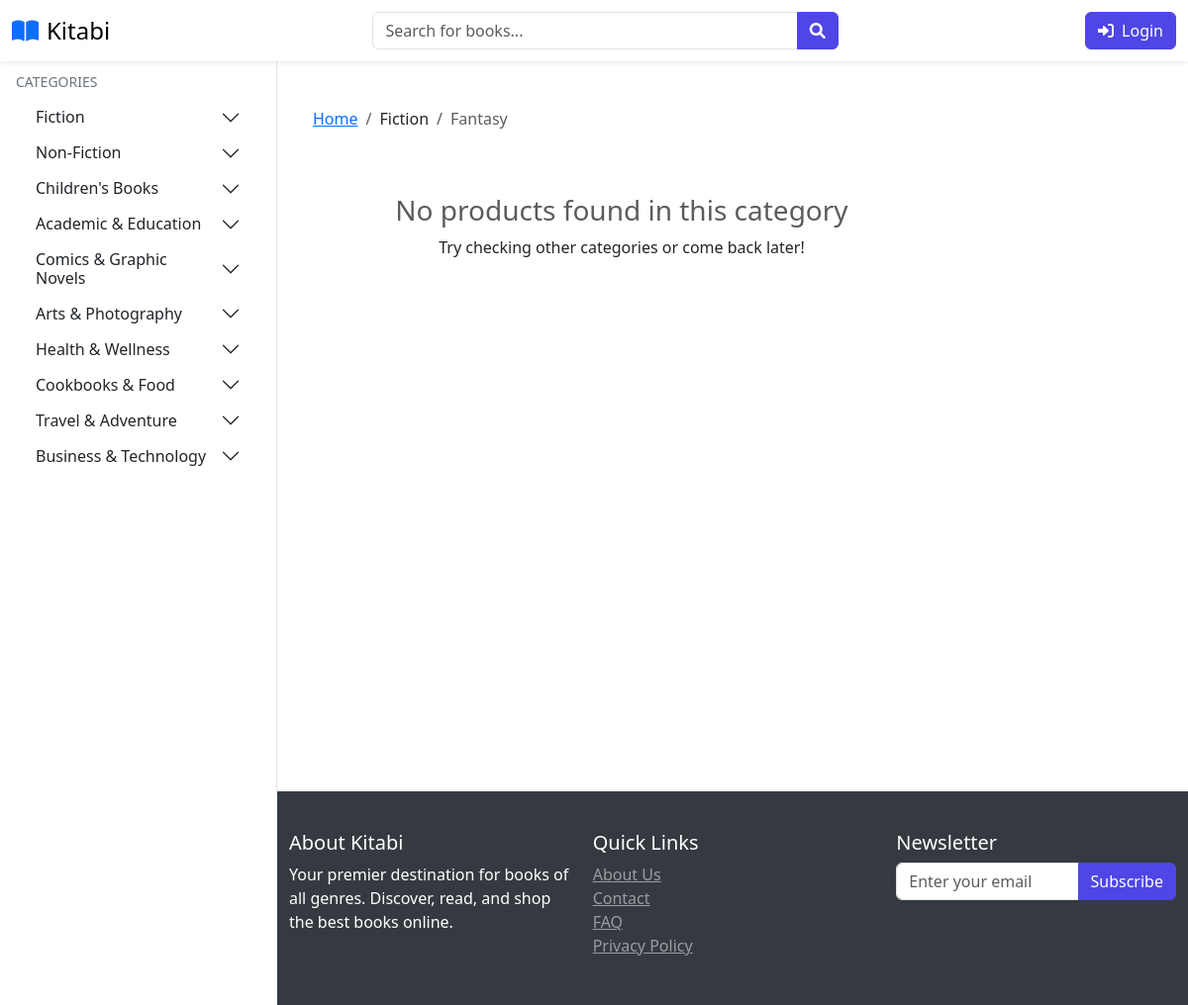
/products/Fiction/Fantasy, run on the app's committed database.
### website/models.py (models this page shows, shortened)
class Category(db.Model):
    id = db.Column(db.Integer, primary_key=True)
    name = db.Column(db.String(100), nullable=False, unique=True)
    products = db.relationship('Product', back_populates='category', lazy=True)
    subcategories = db.relationship('SubCategory', back_populates='category', lazy=True)

class SubCategory(db.Model):
    id = db.Column(db.Integer, primary_key=True)
    name = db.Column(db.String(100), nullable=False, unique=True)
    category_id = db.Column(db.Integer, db.ForeignKey('category.id'), nullable=False)
    products = db.relationship('Product', back_populates='subcategory', lazy=True)
    category = db.relationship('Category', back_populates='subcategories')

### website/views.py (the view)
@views.route('/products/<category>/<subcategory>')
def filtered_products(category, subcategory):
    category_obj = Category.query.filter_by(name=category).first_or_404()
    subcategory_obj = SubCategory.query.filter_by(
        name=subcategory,
        category_id=category_obj.id
    ).first_or_404()
    products = Product.query.filter_by(
        category_id=category_obj.id,
        subcategory_id=subcategory_obj.id
    ).all()
    cart_items = {}
    if current_user.is_authenticated:
        cart_items = {
            item.product_link: item
            for item in Cart.query.filter_by(customer_link=current_user.id).all()
        }
    categories_dict = {}
    categories = Category.query.all()
    for cat in categories:
        subcategories = [subcat.name for subcat in cat.subcategories]
        categories_dict[cat.name] = subcategories
    return render_template(
        'filtered_products.html',
        products=products,
        current_category=category,
        current_subcategory=subcategory,
        categories=categories_dict,
        cart_items=cart_items,
        cart=Cart.query.filter_by(customer_link=current_user.id).all() if current_user.is_authenticated else []
    )

### website/templates/filtered_products.html (shortened to what this page needs)
{% extends 'base.html' %}
{% block body %}
            <div class="col-lg-9 col-md-8 p-4">
                <nav aria-label="breadcrumb">
                    <ol class="breadcrumb">
                        <li class="breadcrumb-item"><a href="{{ url_for('views.home') }}">Home</a></li>
                        <li class="breadcrumb-item">{{ current_category }}</li>
                        <li class="breadcrumb-item active">{{ current_subcategory }}</li>
                    </ol>
                </nav>
                <div class="row">
                    {% if products %}
                        {% for product in products %}
                            <div class="col-lg-4 col-md-6 mb-4">
                                <div class="card h-100">
                                    <img src="{{ url_for('admin.get_image', filename=product.product_picture.split('/')[-1]) }}"
                                         class="book-card"
                                         alt="{{ product.product_name }}">
                                    <div class="card-body d-flex flex-column">
                                        <h5 class="card-title">{{ product.product_name }}</h5>
                                        <p class="card-text text-muted">{{ product.author }}</p>
                                        <div class="rating mb-2">
                                            {% for i in range(product.rating|int) %}
                                                <i class="fas fa-star text-warning"></i>
                                            {% endfor %}
                                            {% for i in range(5 - product.rating|int) %}
                                                <i class="far fa-star text-warning"></i>
                                            {% endfor %}
                                        </div>
                                        <div class="mb-3">
                                            <span class="h5 mb-0">${{ "%.2f"|format(product.current_price) }}</span>
                                        </div>
                                        {% set cart_item = cart_items.get(product.id) %}
                                        {% set cart_quantity = cart_item.quantity if cart_item else 0 %}
                                        <a href="/add-to-cart/{{ product.id }}"
                                           class="btn btn-primary mt-auto w-100 {% if cart_quantity >= product.in_stock %}disabled{% endif %}"
                                           {% if cart_quantity >= product.in_stock %}aria-disabled="true" tabindex="-1"{% endif %}>
                                            <i class="fas fa-shopping-cart me-2"></i>
                                            {% if cart_quantity >= product.in_stock %}
                                                Out of stock
                                            {% else %}
                                                Add to Cart
                                            {% endif %}
                                        </a>
                                    </div>
                                </div>
                            </div>
                        {% endfor %}
                    {% else %}
                        <div class="col-12 text-center py-5">
                            <h3 class="text-muted">No products found in this category</h3>
                            <p>Try checking other categories or come back later!</p>
                        </div>
                    {% endif %}
                </div>
            </div>
        </div>
{% endblock %}

### website/templates/base.html (shortened to what this page needs)
<!DOCTYPE html>
<html lang="en">
<head>
    <link rel="stylesheet" href="{{ url_for('static', filename='css/bootstrap.min.css') }}">
    <link rel="stylesheet" href="{{ url_for('static', filename='css/owl.carousel.min.css') }}">
    <link rel="stylesheet" href="{{ url_for('static', filename='css/style.css') }}">
    <link rel="stylesheet" href="https://cdnjs.cloudflare.com/ajax/libs/font-awesome/6.0.0/css/all.min.css">
    <link rel="stylesheet" href="/static/css/admin-styles.css">
</head>
<body class="{% if current_user.is_authenticated %}{% if current_user.is_admin %}admin-user{% else %}user{% endif %}{% else %}guest{% endif %}">
<nav class="navbar navbar-light bg-white fixed-top shadow-sm">
    <div class="container-fluid">
        <div class="d-flex align-items-center">
            <a class="navbar-brand d-flex align-items-center" href="/">
                <i class="fas fa-book-open text-primary me-2"></i>
                <span class="font-weight-bold">Kitabi</span>
            </a>
        </div>
        {% if not current_user.is_authenticated or not current_user.is_admin %}
            <form action="{{ url_for('views.search') }}" method="GET" class="d-none d-md-flex mx-auto" style="width: 40%;">
                <div class="input-group">
                    <input type="text"
                    class="form-control"
                    id="searchInput"
                    name="query"
                    placeholder="Search for books..."
                    autocomplete="off">
             <button class="btn btn-primary" type="submit">
                 <i class="fas fa-search"></i>
             </button>
         </div>
     </form>
        {% else %}
            <div class="mx-auto custom-width-40"></div>
            {% endif %}
        <div class="d-flex align-items-center user-nav">
            {% if current_user.is_authenticated %}
                {% if not current_user.is_admin %}
                    <a href="/cart" class="btn btn-outline-primary me-3 position-relative">
                        <i class="fas fa-shopping-cart"></i>
                        {% if current_user.cart_items|length > 0 %}
                            <span class="position-absolute top-0 start-100 translate-middle badge rounded-pill bg-danger">
                                {{ current_user.cart_items|length }}
                            </span>
                        {% endif %}
                    </a>
                {% endif %}
                <div class="dropdown">
                    <button class="btn btn-link text-dark text-decoration-none dropdown-toggle" type="button" id="userDropdown" data-bs-toggle="dropdown" aria-expanded="false">
                        <i class="fas fa-user me-1"></i>
                        {{ current_user.username }}
                    </button>
                    <ul class="dropdown-menu dropdown-menu-end" aria-labelledby="userDropdown">
                        <li>
                            <a class="dropdown-item" href="/account/{{current_user.id}}">
                                <i class="fas fa-user-cog me-2"></i>Profile Settings
                            </a>
                        </li>
                        <li><hr class="dropdown-divider"></li>
                        <li>
                            <a class="dropdown-item" href="{{ url_for('auth.log_out') }}">
                                <i class="fas fa-sign-out-alt me-2"></i>Log Out
                            </a>
                        </li>
                    </ul>
                </div>
            {% else %}
                <a href="{{ url_for('auth.login') }}" class="btn btn-primary">
                    <i class="fas fa-sign-in-alt me-2"></i>Login
                </a>
            {% endif %}
        </div>
    </div>
</nav>
{% if current_user.is_authenticated and current_user.is_admin %}
    <div class="admin-sidebar">
        <div class="text-center mb-4">
            <i class="fas fa-user-shield fa-3x text-primary"></i>
            <h5 class="mt-2">Admin Panel</h5>
        </div>
        <div class="nav flex-column">
            <a class="admin-nav-item" href="{{ url_for('admin.admin_page') }}">
                <i class="fas fa-tachometer-alt"></i>Dashboard
            </a>
            {% if current_user.has_permission('manage_products') %}
            <a class="admin-nav-item" href="{{ url_for('admin.shop_items') }}">
                <i class="fas fa-tags"></i>Manage Products
            </a>
            {% endif %}
            {% if current_user.has_permission('manage_inventory') %}
            <a class="admin-nav-item" href="{{ url_for('admin.inventory_management') }}">
                <i class="fas fa-boxes"></i>Manage Inventory
            </a>
            {% endif %}
            {% if current_user.has_permission('manage_returns') %}
            <a class="admin-nav-item" href="{{ url_for('admin.returns_management') }}">
                <i class="fas fa-undo"></i>Manage Returns
            </a>
            {% endif %}
            {% if current_user.has_permission('manage_orders') %}
            <a class="admin-nav-item" href="{{ url_for('admin.order_view') }}">
                <i class="fas fa-shopping-cart"></i>Manage Orders
            </a>
            {% endif %}
            {% if current_user.has_permission('manage_users') %}
            <a class="admin-nav-item" href="{{ url_for('admin.manage_roles') }}">
                <i class="fas fa-user-cog"></i>Manage Roles
            </a>
            <a class="admin-nav-item" href="{{ url_for('admin.membership_tiers') }}">
                <i class="fas fa-crown"></i>Membership Tiers
            </a>
            {% endif %}
            {% if current_user.has_permission('view_reports') %}
            <a class="admin-nav-item" href="{{ url_for('admin.view_activity_logs') }}">
                <i class="fas fa-history"></i>Activity Logs
            </a>
            {% endif %}
        </div>
    </div>
{% else %}
    <div class="sidebar">
        <div class="nav-section">
            <div class="nav-section-title">Categories</div>
            <div class="accordion" id="categoriesAccordion">
                {% for category, subcategories in categories.items() %}
                    <div class="accordion-item border-0">
                        <h2 class="accordion-header" id="heading{{ loop.index }}">
                            <button class="accordion-button collapsed py-2" type="button"
                                    data-bs-toggle="collapse"
                                    data-bs-target="#collapse{{ loop.index }}">
                                {{ category }}
                            </button>
                        </h2>
                    </div>
                {% endfor %}
            </div>
        </div>
    </div>
{% endif %}
    <main class="main-content">
         <div class="container pt-2">
            {% block body %}{% endblock %}
    </main>
    <footer>
         <div class="container pt-2">
            <div class="row">
                <div class="col-md-4">
                    <h5>About Kitabi</h5>
                    <p>Your premier destination for books of all genres. Discover, read, and shop the best books online.</p>
                </div>
                <div class="col-md-4">
                    <h5>Quick Links</h5>
                    <ul class="list-unstyled">
                        <li><a href="#" class="text-white-50">About Us</a></li>
                        <li><a href="#" class="text-white-50">Contact</a></li>
                        <li><a href="#" class="text-white-50">FAQ</a></li>
                    <li><a href="#" class="text-white-50">Privacy Policy</a></li>
                </ul>
            </div>
            <div class="col-md-4">
                <h5>Newsletter</h5>
                <form method="POST" enctype="multipart/form-data">
                    <div class="input-group">
                        <input type="email" id="newsletter-email" name="email" class="form-control" placeholder="Enter your email" autocomplete="email" required>
                        <button class="btn btn-primary" type="submit">Subscribe</button>
                    </div>
                </form>
            </div>
        </div>
    </div>
</footer>
</body>
</html>

### website/static/css/style.css (style rules this page uses)
:root { --primary-color: #4f46e5; --secondary-color: #818cf8; --dark-color: #1f2937; --light-color: #f3f4f6; }
body { font-family: 'Segoe UI', Tahoma, Geneva, Verdana, sans-serif; padding-top: 56px; margin: 0; }
.navbar-brand { font-size: 1.5rem; }
.sidebar, .admin-sidebar { height: calc(100vh - 56px); position: fixed; top: 56px; left: 0; width: 280px; z-index: 1000; overflow-y: auto; transition: transform 0.3s ease-in-out; padding: 1rem; }
.sidebar { background-color: white; border-right: 1px solid rgba(0, 0, 0, 0.1); }
.main-content { padding-top: 20px; min-height: calc(100vh - 56px); transition: margin-left 0.3s ease-in-out; }
body:not(.admin-user) .main-content { margin-left: 280px; }
.nav-section { margin-bottom: 1.5rem; }
.nav-section-title { font-size: 0.875rem; text-transform: uppercase; color: #6c757d; margin-bottom: 0.5rem; }
.btn-primary { background-color: var(--primary-color); border-color: var(--primary-color); }
footer { flex-shrink: 0; position: relative; width: 100%; margin-top: auto; }
@media (min-width: 992px) { body:not(.admin-user) footer, body.admin-user footer { margin-left: 280px; width: calc(100% - 280px); } }

### website/static/css/admin-styles.css (style rules this page uses)
body { min-height: 100vh; display: flex; flex-direction: column; padding-top: 56px; }
.sidebar, .admin-sidebar { height: calc(100vh - 56px); position: fixed; top: 56px; left: 0; width: 280px; z-index: 1000; overflow-y: auto; transition: transform 0.3s ease-in-out; padding: 1rem; }
.sidebar { background-color: white; border-right: 1px solid rgba(0, 0, 0, 0.1); }
.nav-section { margin-bottom: 1.5rem; }
.nav-section-title { font-size: 0.875rem; text-transform: uppercase; color: #6c757d; margin-bottom: 0.5rem; }
.main-content { flex: 1; padding-top: 20px; transition: margin-left 0.3s ease-in-out; }
footer { margin-top: auto; background-color: #343a40; color: white; padding: 2rem 0; }
@media (min-width: 992px) { body.user .main-content, body.user footer, body.guest .main-content, body.guest footer { margin-left: 280px; } }

### data on the page
Category: name "Fiction"
Category: name "Non-Fiction"
Category: name "Children's Books"
Category: name "Academic & Education"
Category: name "Comics & Graphic Novels"
Category: name "Arts & Photography"
Category: name "Health & Wellness"
Category: name "Cookbooks & Food"
Category: name "Travel & Adventure"
Category: name "Business & Technology"
SubCategory: name "Fantasy"
